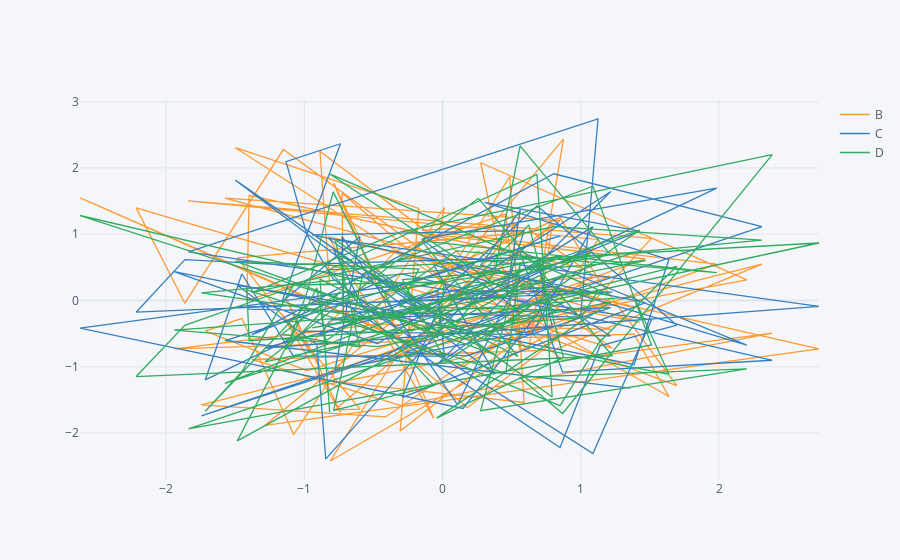

Write notebook code for a chart like this one.
### Code cell
df.iplot(kind='scatter',x='A')
